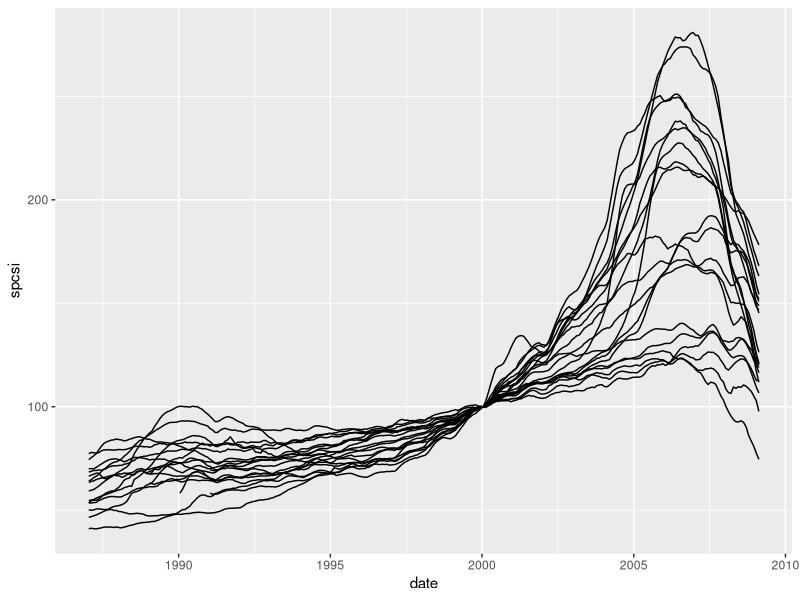
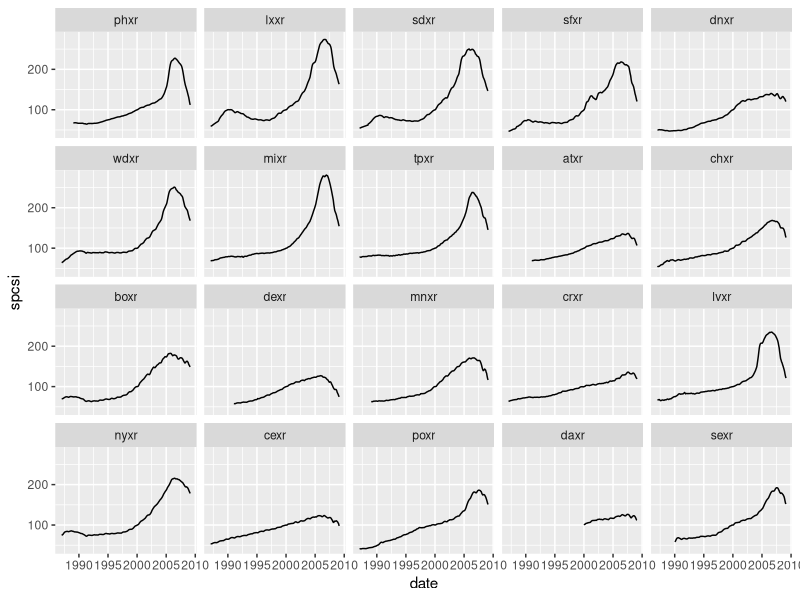
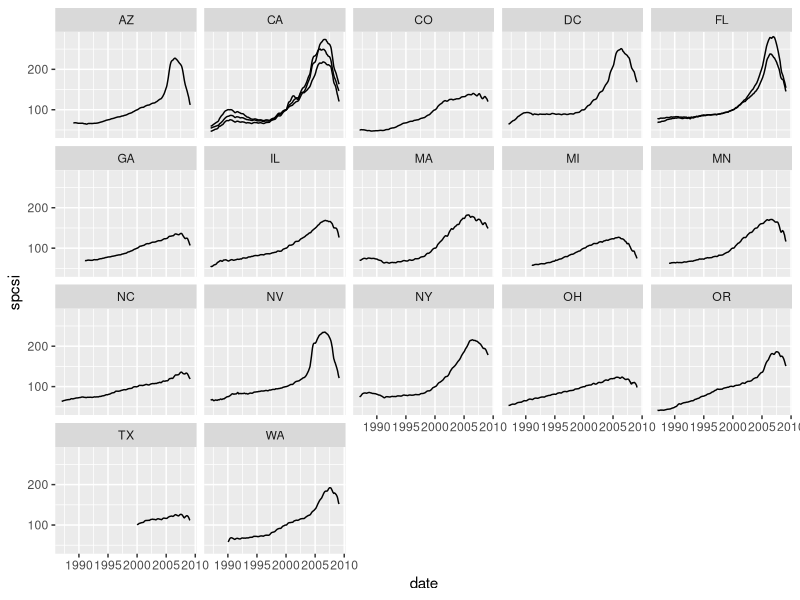

Here is the R script that generated these plots, in order:
# Source: http://www.macromarkets.com/csi_housing/data_download.asp
# http://www.macromarkets.com/csi_housing/data_downloads/SPCSI.xls

# The first thing I did was to save the file as csv from excel.

# Load the csv file into R
# skip = 1 means skip the first line
spcsi <- read.csv("SPCSI.csv", skip = 1)

# look at the data
head(spcsi)
# fix the name of the first column
names(spcsi)[1] <- "date"
# make all column names lowercase
names(spcsi) <- tolower(names(spcsi))

# Delete the composite measures
# You use $ to access a variable (e.g. csxr) inside a data frame (eg. spcsi)
spcsi$csxr <- NULL
spcsi$spcs20r <- NULL

# Instead of having each city in it's own column, it's easier to work with the
# data when all the index values are in a single column, and another column
# identifies which city belongs to which index
library(reshape)
spcsim <- melt(spcsi, id = "date", na.rm = TRUE)
# give more informative variable names
names(spcsim) <- c("date", "abbr", "spcsi")

# We also need to put the date into a format that R can understand.  Currently
# it's just treating it as a categorical variable (or factor).  You can see
# this by looking at the output of str
str(spcsim)

# The syntax to convert this to a proper date is complex.  The important
# things to note are that we first add a day (the middle of the month) to 
# make a complete date, and then use the date specification %d %B %Y, which 
# tells R to look for a day, then a spelled-out month and then a year.  See
# ?strptime for a list of all possible formats.
spcsim$date <- paste("15", spcsim$date)
spcsim$date <- as.POSIXct(strptime(spcsim$date, "%d %B %Y"))

# It's a good idea to check that our data looks ok with some plots:
library(ggplot2)
qplot(date, spcsi, data = spcsim, geom = "line", group = abbr)
qplot(date, spcsi, data = spcsim, geom = "line", facets = ~ abbr)

# We might also want to create new columns for the name of the city 
# and the state.  The easiest way to add this information is to create
# another data source that has the columns abbreviation, city, and state.
# For this number of cities, it's easiest to just create this table by hand
# in Excel.  This is abbr-lookup.csv
abbr <- read.csv("abbr-lookup.csv")
abbr$abbr <- tolower(abbr$abbr)

# Combine with full dataset using merge
spcsim <- merge(spcsim, abbr, by = "abbr")

# Now do a plot using those new columns
qplot(date, spcsi, data = spcsim, geom = "line", group = city, facets = ~ state)

# Finally, we save out the cleaned file to a fresh csv file
write.table(spcsim, "spcsim-clean.csv", sep = ",", row = FALSE)

# You should alway check that you code is fully reproducible by exiting R
# and then running source("clean.r").  This is like copying and pasting the 
# contents 
